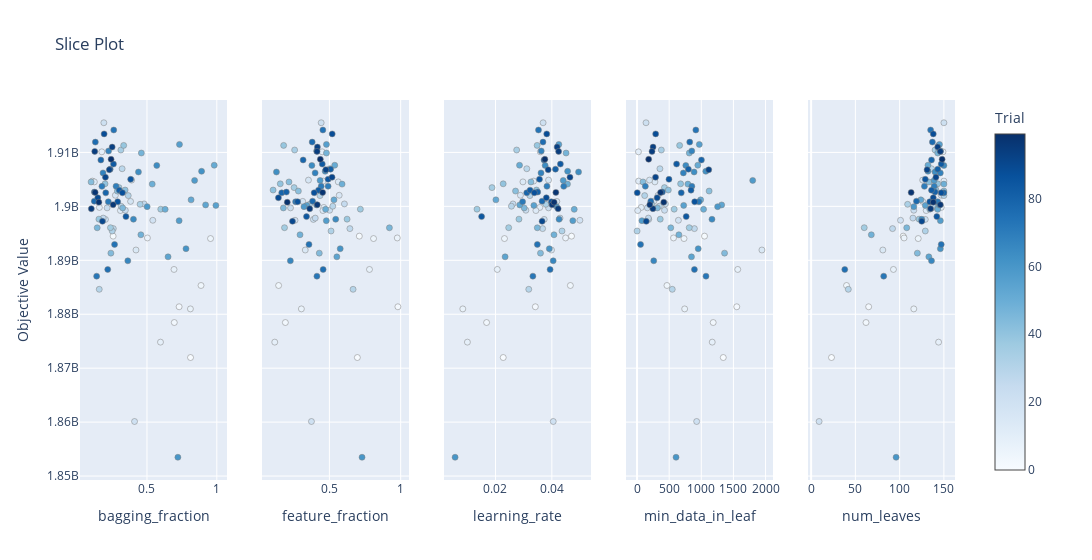

This figure's notebook cell:
### Markdown cell above
El **learning rate** es un parámetro que tiene que ir acompañado por más árboles.

### Code cell
plot_slice(study)
